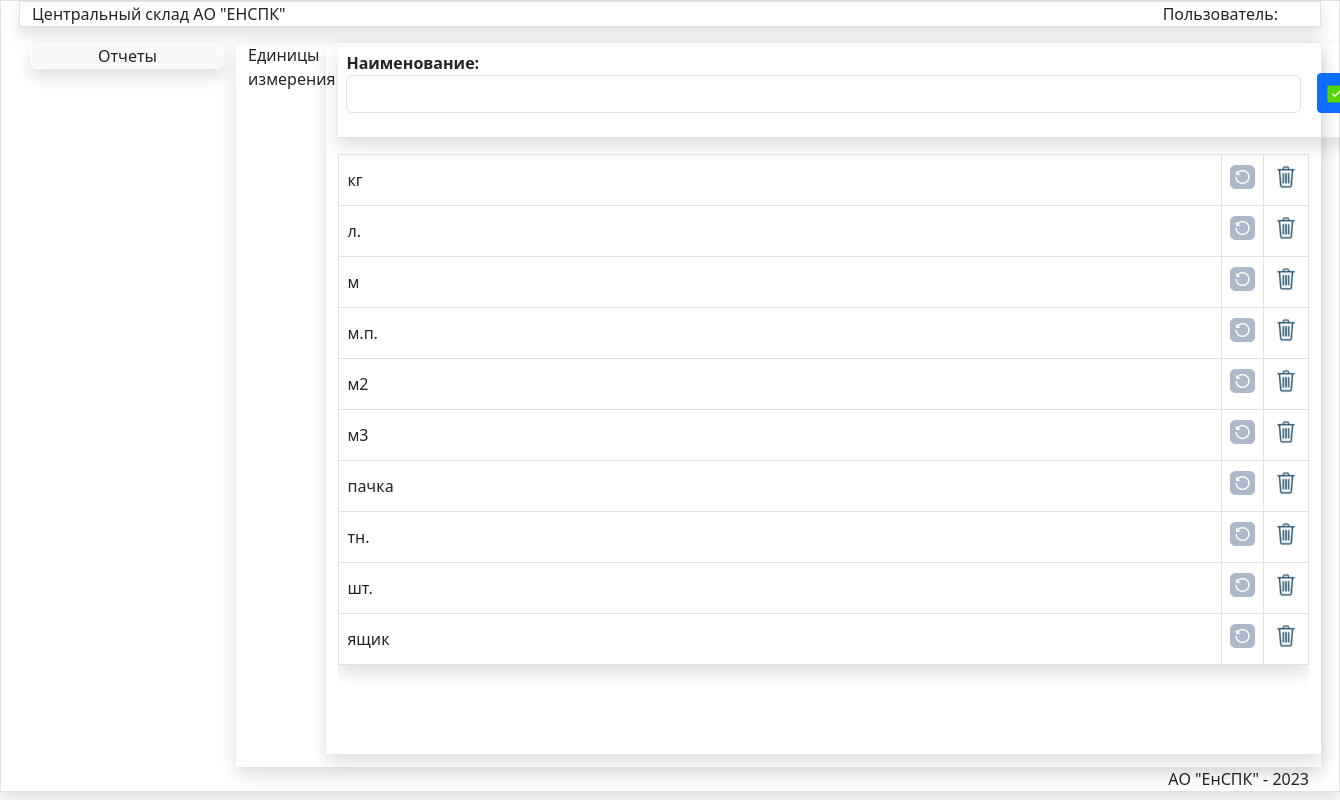
The app's page /unit/, older data.
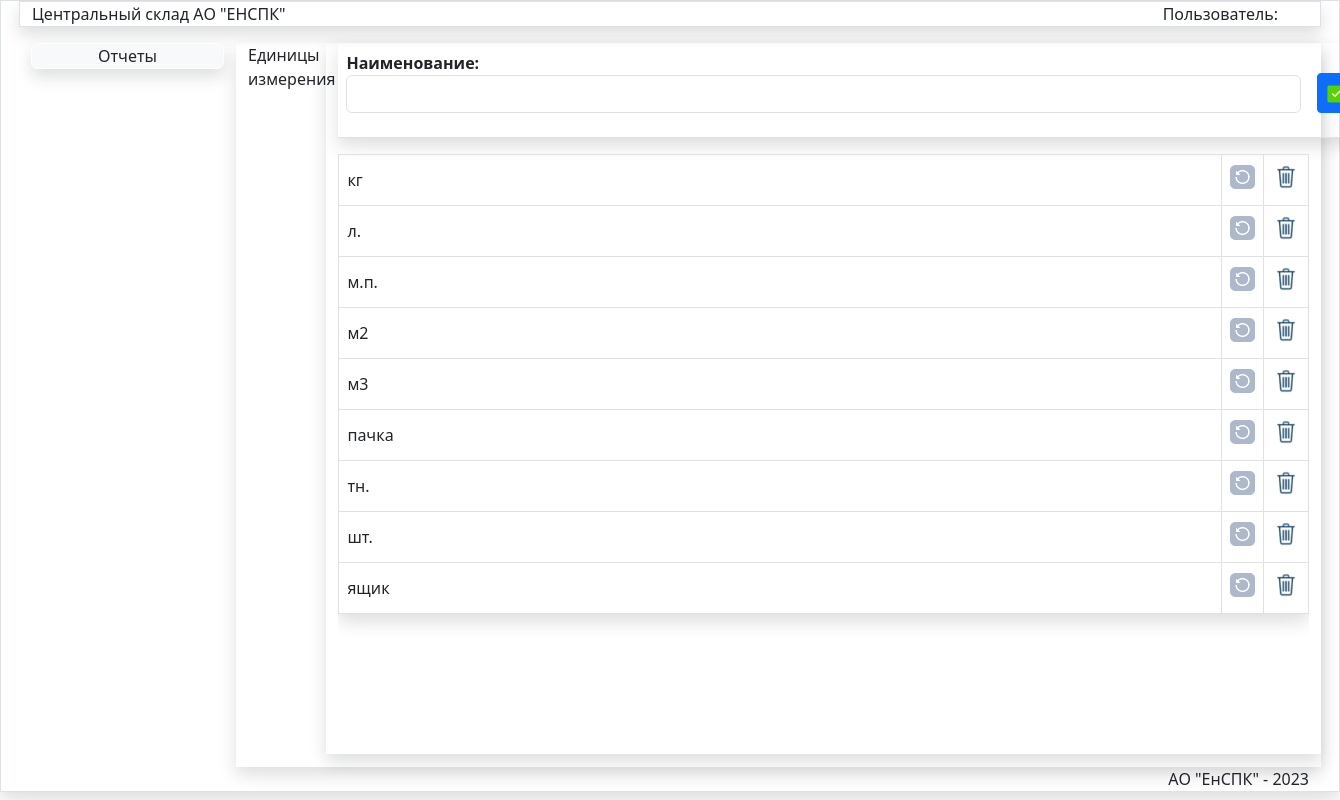
The same page, newer data.
### store/models.py (models this page shows, shortened)
class Unit(models.Model):
    title = models.CharField(max_length=100,verbose_name='Наименование',unique=True)
    class Meta:
        verbose_name='Единица измерения'
        verbose_name_plural='Единицы измерения'
        ordering=['title',]

### store/views.py (the view)
# urls.py: path('unit/', UnitList, name='UnitList'),
def UnitList(request):
   unit = Unit.objects.all()
   form=UnitForm()
   return render(request,'store/spr/SprList.html',{'title':"Единицы измерения",
   'unit':unit,'form':form,'pic_label':'Единицы измерения','url_name': reverse('SprSave'),
   'url_delete': reverse('SprDelete'),'url_update':reverse('SprUpdate')})

### store/forms.py
class UnitForm(forms.ModelForm):
   class Meta:
      model = Unit
      fields = ['title']
      widgets = {
      'title': forms.TextInput(attrs={'class':'form-control','style':'width:955px;','id':'idtitle'}),
      }

### store/templates/store/spr/SprList.html (shortened to what this page needs)
{% extends 'store/menu.html' %}
{% load static %}
{% block DataArea %}
<div class="row">
    <div class="col-md-1  ">{{pic_label}}</div>
<div class="col-md-11 mx-auto shadow">
<table class="table  shadow ">
 <thead>
    <tr>
      <th >
<form action={{url_name}} method="post" id="post-form">
        {{ form.as_p}}</th>
<th class="pt-4 "> <button type="submit" class="btn  btn-primary btn-sm mb-3 pt-2 pb-2 " id="savebtn"><img class="img_btnsave" src="{% static '/images/check2.png' %}" ></button>
</th>
    </tr>
  </thead>
</table>
<div class="scrolltable">
<table class="table shadow table-bordered table-hover" id="data-table">
<tbody id="tbody">
    {% for item in unit %}
<tr>
<td style="width:960px; " class="align-middle">{{item.title}}</td>
<td class="text-center align-middle" ><input data-sid="{{item.pk}}" data-update="{{url_update}}" value="Update" type="image" class="btn-update" src="{% static '/images/update.png' %}" width="25px" > </td>
<td class="text-center align-middle" ><input data-sid="{{item.pk}}" data-del="{{url_delete}}" class="btn-del " value="Delete" type="image" src="{% static '/images/del.png' %}" width="28px"> </td>
</tr>
{% endfor %}
</tbody>
</table>
</div>
</div>
</div>
{% endblock DataArea %}

Row changes from the older to the newer data that the page shows:
removed Unit: title "м"
